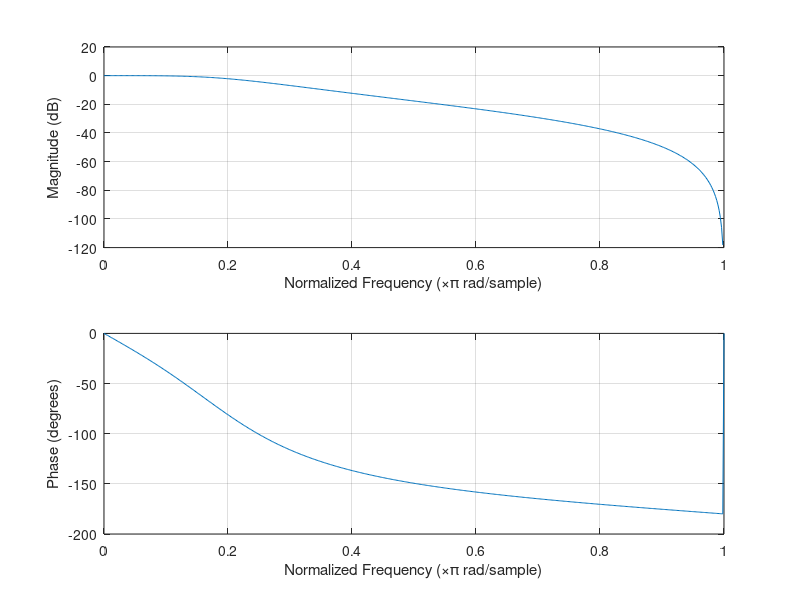

Source code (MATLAB):
%% Expriment No: 10

%{
     Name: Smit Shah
     PRN: 17070123090
     Batch: EB-2

     Date: 
%}

clc
clear all
close all

%% Write a MATLAB code to design IIR Butterworth low pass digital filter for following specifications using bilinear transformation technique. Assume T=1 sec. 0.8<=|H(e^jw)|<=1 for 0<=w<=0.2*pi and |H(e^jw)|<=0.2 for 0.6*pi<=w<=pi. Plot the frequency response of IIR filter.

T=1;
Wp=0.2*pi;
Ws=0.6*pi;
As=0.2;
Ap=0.8
N=round(0.5*((log(((1/((As)^2))-1)/((1/((Ap)^2))-1)))/(log(Ws/Wp))))
Wc=Wp/(((1/(Ap)^2)-1)^(1/(2*N)))
[b,a] = butter(N,Wc,'s');
[z,p,k]=butter(N,Wc,'s');
h=tf(b,a)
[num,den]=bilinear(b,a,1)
h1=tf(num,den,1)
freqz(num,den)

%% Conclusion

%{
    In this experiment, we have designed a Butterworth low pass filter
    using IIR. For this we have calculated the order of filter with the
    help of formula of N. We have calculated cut-off frequency with the
    help of formula of Wc. Also we have plotted the frequency response of
    the filter.
%}